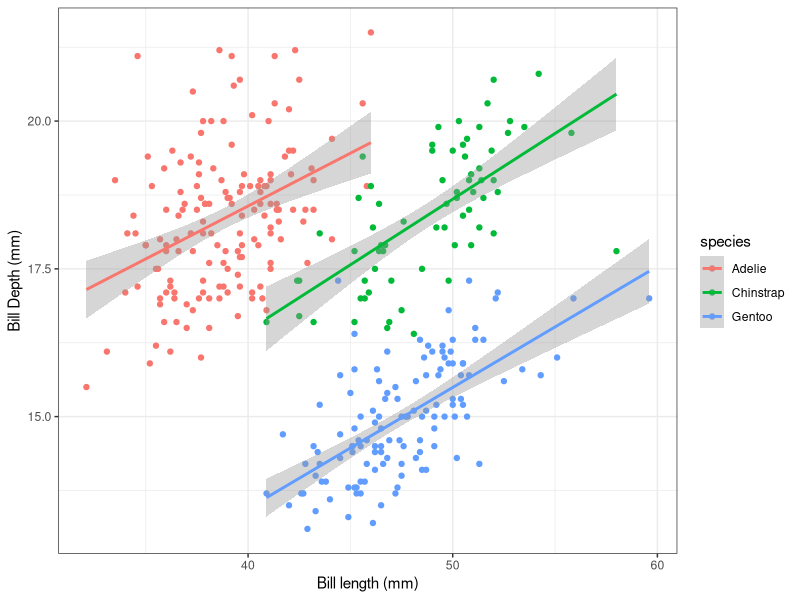

Write R code to recreate this figure.
## ---- chunk 1
knitr::opts_chunk$set(echo = TRUE#,
                      #warning = FALSE #put "show" settings here such as hide warnings globally
                      )
## ---- chunk 2
library(tidyverse)
library(palmerpenguins)
library(here)

## ---- chunk 3
glimpse(penguins)
## ---- chunk 4
penguins %>% #open pipeline for graph
  ggplot(aes(x = bill_length_mm, #define axes
             y = bill_depth_mm, 
             color = species)
         )+
  geom_point()+ #place scatter
  geom_smooth(method = "lm")+ #trendline, linear model
  labs(x = "Bill length (mm)", #add labels
       y = "Bill Depth (mm)"
       )+
  theme_bw()
